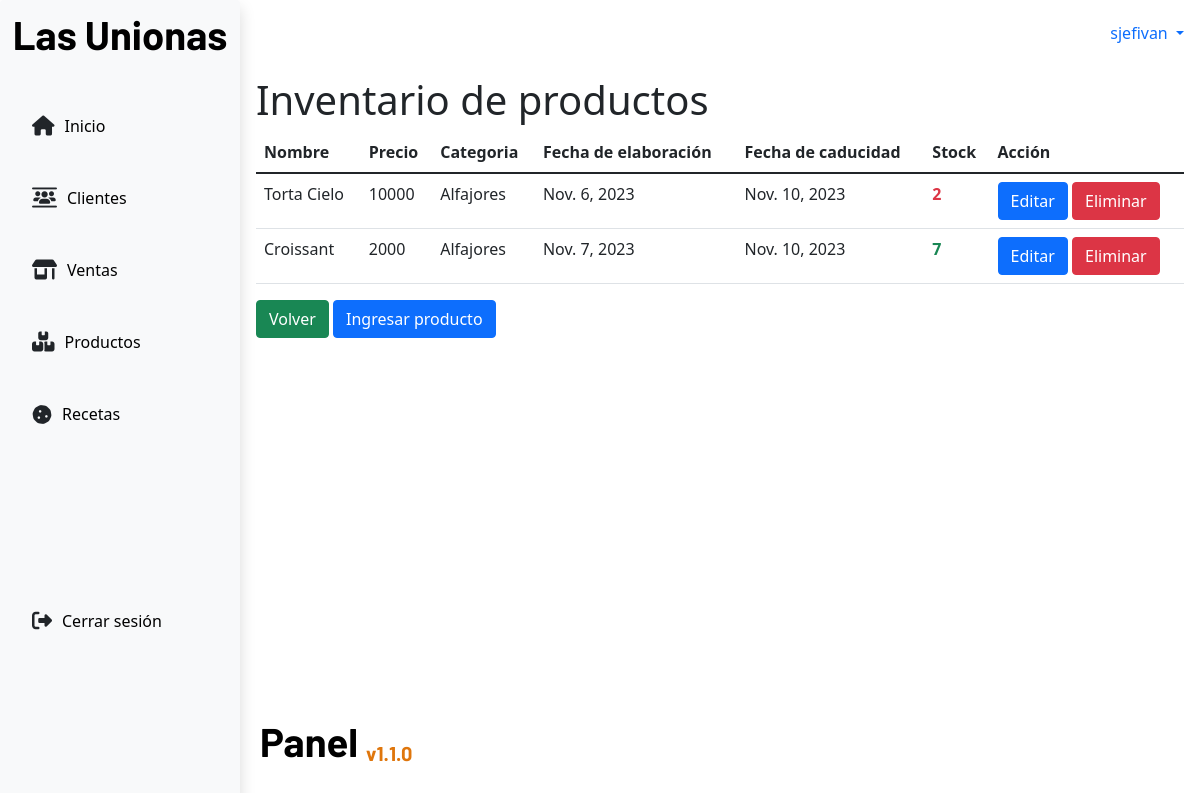
Page /products/ (signed in) on the committed database.
### app/models.py (models this page shows, shortened)
class ProductsInventory(models.Model):
    name = models.CharField(max_length=100,null=False)
    price = models.PositiveIntegerField(null=False)
    category = models.ForeignKey(CategoryProduct, on_delete=models.PROTECT)
    elabDate = models.DateField()
    expDate = models.DateField()
    stock = models.PositiveIntegerField(null=False)

class CategoryProduct(models.Model):
    name = models.CharField(max_length=50)
    def __str__(self):
        return self.name

### app/views.py (the view)
# urls.py: path('products/',views.productsTable,name='productsTable'),
def productsTable(request):
    role = request.session.get("role")
    if role == "Admin" or role == "NormalUser":
        if request.method == 'GET':
            products = ProductsInventory.objects.all()
            return render(request,'products/productsTable.html',{'products':products})
    else:
        return redirect("/")

### app/context_processors.py (called while the page is built)
def get_username(request):
    username = request.session.get('username', None)
    return {
        "username": username
    }

def get_role(request):
    role = request.session.get("role")
    return {
        "role": role
    }

def get_low_stock(request):
    low_stock = request.session.get("low_stock")
    return {
        "low_stock": low_stock
    }

### app/templates/products/productsTable.html
{% extends 'base.html' %}
{% block content %}
<div>
    <h1>Inventario de productos</h1>
</div>
<div>
    <table class="table">
        <thead>
            <tr>
                <th>Nombre</th>
                <th>Precio</th>
                <th>Categoria</th>
                <th>Fecha de elaboración</th>
                <th>Fecha de caducidad</th>
                <th>Stock</th>
                <th>Acción</th>
            </tr>
        </thead>
        <tbody>
            {%for product in products%}
            <tr>
                <td>{{product.name}}</td>
                <td>{{product.price}}</td>
                <td>{{product.category}}</td>
                <td>{{product.elabDate}}</td>
                <td>{{product.expDate}}</td>
                {% if product.stock < 5 %}<td class="text-danger fw-bold">{{product.stock}}</td> {% else %} <td class="text-success fw-bold">{{product.stock}}</td> {% endif %}
                <td>
                    <a class="btn btn-primary" href="{% url 'updateProducts' product.id %}">Editar</a>
                    <a class="btn btn-danger" href="{% url 'deleteProducts' product.id %}">Eliminar</a>
                </td>
            </tr>
            {%endfor%}
        </tbody>
    </table>
</div>
<div>
    <a class="btn btn-success" href="{% url 'home'%}">Volver</a>
    <a class="btn btn-primary" href="{% url 'createProducts'%}">Ingresar producto</a>
</div>
{% endblock content %}

### app/static/css/panel.css (style rules this page uses)
:root { --titles: "Barlow", sans-serif; --primary: #1ea4a2; --primary: #1ea4a2; --light: #eef0f4; --grey: #fafafa; --black: #06070a; --blackclaire: #1d2125; --oceanBlue: #172d4f; }
* { box-sizing: border-box; margin: 0; padding: 0; }
html, body { min-height: 100%; height: 100%; }

### rows in the picture
ProductsInventory: name "Torta Cielo", price "10000", category "Alfajores", elabDate "Nov. 6, 2023", expDate "Nov. 10, 2023", stock "2"
ProductsInventory: name "Croissant", price "2000", category "Alfajores", elabDate "Nov. 7, 2023", expDate "Nov. 10, 2023", stock "7"

### other values in the picture
{{ username }} "sjefivan"
